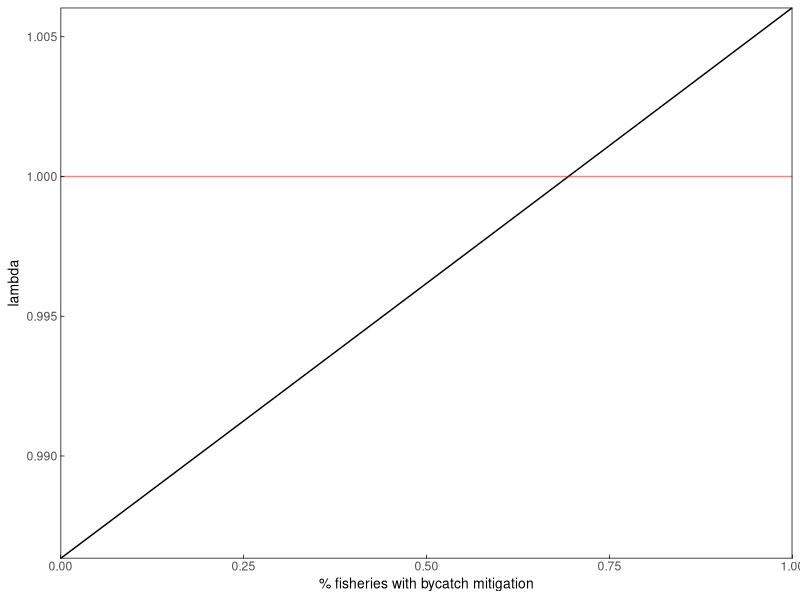
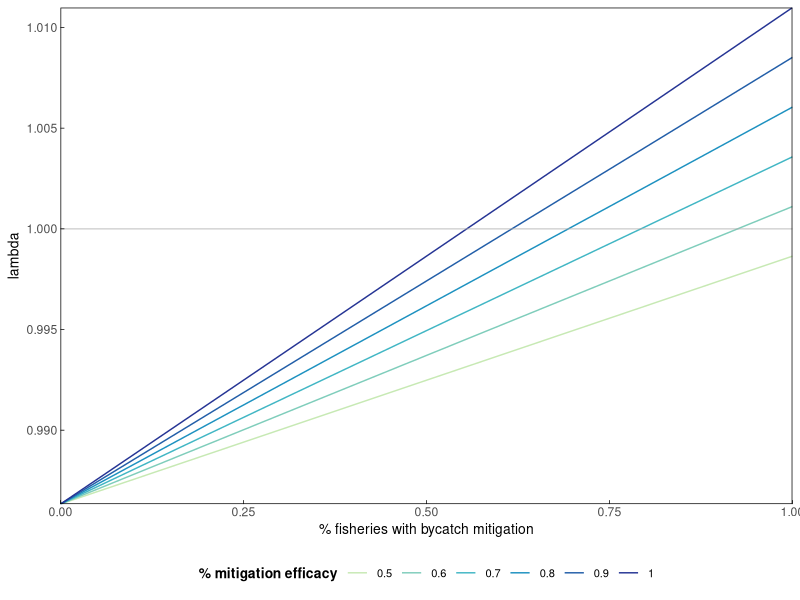
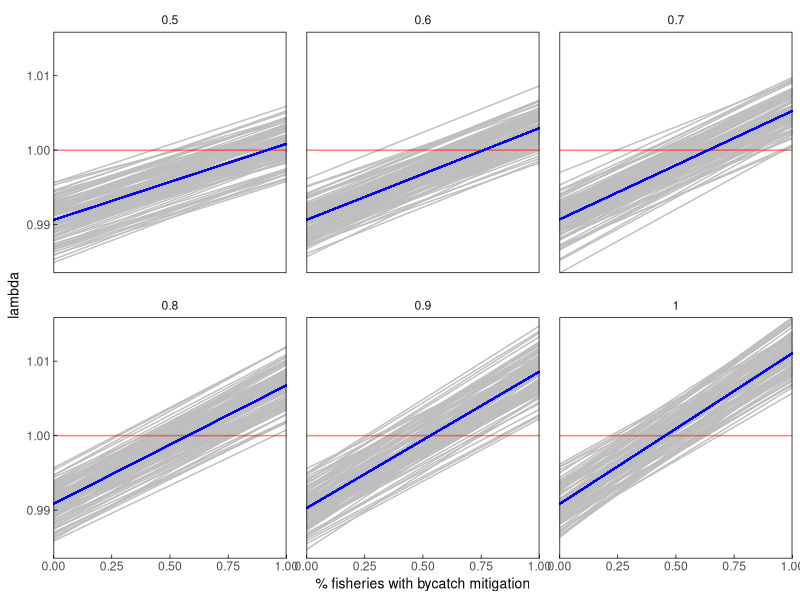
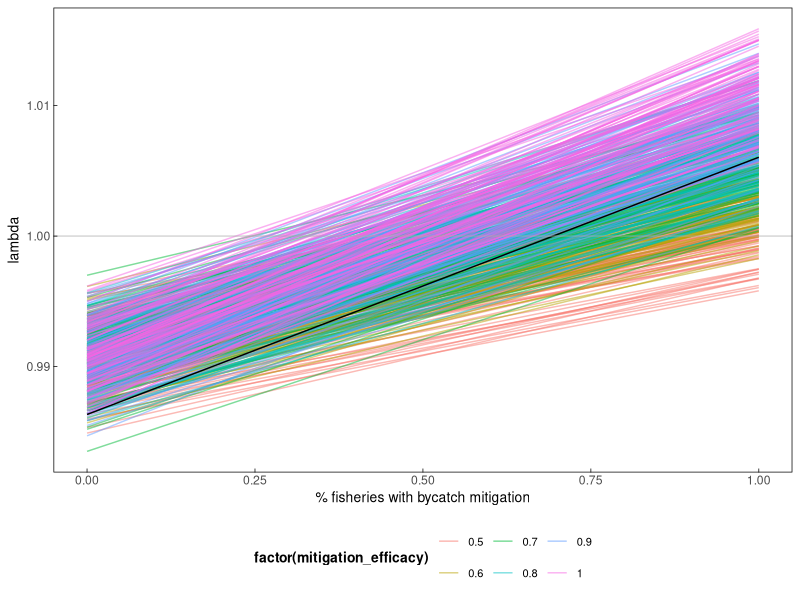

Generate these figures, in order, with R:
## ---- chunk 1
library(here)
library(tidyverse)
library(RColorBrewer)

#set up various plotting themes
themeo <-theme_classic()+
  theme(strip.background = element_blank(),
        panel.grid.major = element_line(colour = "transparent"), 
        panel.grid.minor = element_line(colour = "transparent"),
        axis.line = element_blank(),
        axis.title = element_text(color = "black", size = 10),
          axis.ticks.length=unit(-0.1, "cm"),
        axis.ticks = element_line(color = "black", size = .25),
        axis.ticks.x = element_line(color = "black"),
        axis.ticks.y = element_line(color = "black"),
        panel.border = element_rect(colour = "black", fill=NA, size=.5),
        panel.spacing = unit(1, "lines"),
        legend.position = "bottom",
        legend.title = element_text(colour = "black", size = 10, face = "bold"),
        legend.text = element_text(color = "black", size =8)) #default legend position
## ---- chunk 2
#survival rates - drawn from Weimerskirch 1998
s_c <- 0.64 #chick+ fledgling survival year 0-1
s_j <- 0.85 #juvenile survival year 1-3
s_i <- 0.92 #immature survival year 3-7
s_s <- 0.94 #subadult survival year 7-10
s_a <- 0.94 #adult survival year 10+
#males show senescence but femailes don't, so not including it here, though perhaps I should since it impacts breeding success?

#fecundity building blocks
#breeding success - drawn from Weimerskirch 1998 &Rackete 2021
bs_a <- 0.76 #adult breeding success

#breeding probability (biennial breeders) - adult rate drawn from Rackete 2021, subadult downscaled slightly from that
bp_a <- 0.45 #adult breeding probablity (biennial breeding, most breeding by age 10)

c <- 0.5# # of female chicks per year

#fecundity 
f_a <- bs_a*bp_a*c
  
#add widowing
#assume 25% prob year1 -> 100% prob year 4?
#Sun et al 2022 - takes 4 years to reach next breeding attempt, breeding prob with new mate after widowhood = ~0.25 (fig5)
w <- 0.25
w4 <- 1
## ---- chunk 3
#set up age-based matrix based on vital rates

#Age classes (years)  0-1     1-2    2-3    3-4    4-5    5-6    6-7    7-8   8-9     9-10     10+         nw,        w1,             w2,              w3,             w4 
m <- matrix(data = c(0,     0,    0,      0,     0,     0,     0,     0,      0,      0,       s_a*f_a,    s_a*f_a,    s_a*f_a*w,    s_a*f_a*w,     s_a*f_a*w,     s_a*f_a*w4,      #0-1
                    s_c,    0,    0,      0,     0,     0,     0,     0,      0,      0,       0,          0,          0,             0,              0,              0,              #1-2
                    0,      s_j,  0,      0,     0,     0,     0,     0,      0,      0,       0,          0,          0,             0,              0,              0,              #2-3
                    0,      0,    s_j,    0,     0,     0,     0,     0,      0,      0,       0,          0,          0,             0,              0,              0,              #3-4
                    0,      0,    0,      s_i,   0,     0,     0,     0,      0,      0,       0,          0,          0,             0,              0,              0,              #4-5
                    0,      0,    0,      0,     s_i,   0,     0,     0,      0,      0,       0,          0,          0,             0,              0,              0,              #5-6
                    0,      0,    0,      0,     0,     s_i,   0,     0,      0,      0,       0,          0,          0,             0,              0,              0,              #6-7
                    0,      0,    0,      0,     0,     0,     s_i,   0,      0,      0,       0,          0,          0,             0,              0,              0,              #7-8
                    0,      0,    0,      0,     0,     0,     0,     s_s,    0,      0,       0,          0,          0,             0,              0,              0,              #8-9
                    0,      0,    0,      0,     0,     0,     0,     0,      s_s,    0,       0,          0,          0,             0,              0,              0,              #9-10
                    0,      0,    0,      0,     0,     0,     0,     0,      0,      s_s,     0,          0,          0,             0,              0,              0,              #10
                    0,      0,    0,      0,     0,     0,     0,     0,      0,      0,       s_a*s_a,    s_a*s_a,    s_a*s_a*w,     s_a*s_a*w,      s_a*s_a*w,      s_a*s_a*w4,     #nw
                    0,      0,    0,      0,     0,     0,     0,     0,      0,      0,       s_a*(1-s_a),s_a*(1-s_a),s_a*(1-s_a)*w, s_a*(1-s_a)*w,  s_a*(1-s_a)*w,  s_a*(1-s_a)*w4, #w1
                    0,      0,    0,      0,     0,     0,     0,     0,      0,      0,       0,          0,          s_a*(1-w),     0,              0,              0,              #w2 
                    0,      0,    0,      0,     0,     0,     0,     0,      0,      0,       0,          0,          0,             s_a*(1-w),      0,              0,              #w3 
                    0,      0,    0,      0,     0,     0,     0,     0,      0,      0,       0,          0,          0,             0,              s_a*(1-w),      0),             #w4 
                   nrow = 16, byrow = TRUE) 
m
## ---- chunk 4
#deterministic growth rate (lambda)
#extract eigenvalues and lambda from the matrix 
m_eig <- eigen(m)
lambda <- as.numeric(m_eig$values[1])
lambda # this matches the ideal population growth rate in the table

#Stable state distribution
#extract and scale the right eigenvector 
SSD <- round(as.numeric(m_eig$vectors[,1]/sum(m_eig$vectors[,1])),3)
SSD

#extract reproductive values
RV <- as.numeric(eigen(t(m))$vectors[,1]/eigen(t(m))$vectors[1,1])
RV
## ---- chunk 5
#bycatch mortality rates
# ~25 - 35% of mortality has been attributed to bycatch (Cleeland et al 2021), 
# so I calculated the baseline mortality and divided by 4 (testing 33% now - /3)
m_j <- (1-s_j)/3 
m_i <- (1-s_i)/3
m_s <- (1-s_s)/3
m_a <- (1-s_a)/3

mitigation_eff <- 0.8
## ---- chunk 6
bycatch_reductions <- data.frame(reduction = seq(0, 1, by =0.01),
                        lambda = NA)

for(i in 1:nrow(bycatch_reductions)){
  
  n_s_j <- 1-((m_j*(1-(mitigation_eff*bycatch_reductions$reduction[i])))+(m_j*2))
  n_s_i <- 1-((m_i*(1-(mitigation_eff*bycatch_reductions$reduction[i])))+(m_i*2))
  n_s_s <- 1-((m_s*(1-(mitigation_eff*bycatch_reductions$reduction[i])))+(m_s*2))
  n_s_a <- 1-((m_a*(1-(mitigation_eff*bycatch_reductions$reduction[i])))+(m_s*2))
  
  #Age classes (years)  0-1   1-2    2-3     3-4    4-5    5-6    6-7    7-8     8-9     9-10     10+              nw,              w1,                w2,                 w3,                 w4 
  n_m <- matrix(data = c(0,   0,     0,      0,     0,     0,     0,     0,      0,      0,       n_s_a*f_a,       n_s_a*f_a,       n_s_a*f_a*w,      n_s_a*f_a*w,       n_s_a*f_a*w,       n_s_a*f_a*1,        #0-1
                       s_c,   0,     0,      0,     0,     0,     0,     0,      0,      0,       0,               0,               0,                 0,                  0,                  0,                  #1-2
                       0,     n_s_j, 0,      0,     0,     0,     0,     0,      0,      0,       0,               0,               0,                 0,                  0,                  0,                  #2-3
                       0,     0,     n_s_j,  0,     0,     0,     0,     0,      0,      0,       0,               0,               0,                 0,                  0,                  0,                  #3-4
                       0,     0,     0,      n_s_i, 0,     0,     0,     0,      0,      0,       0,               0,               0,                 0,                  0,                  0,                  #4-5
                       0,     0,     0,      0,     n_s_i, 0,     0,     0,      0,      0,       0,               0,               0,                 0,                  0,                  0,                  #5-6
                       0,     0,     0,      0,     0,     n_s_i, 0,     0,      0,      0,       0,               0,               0,                 0,                  0,                  0,                  #6-7
                       0,     0,     0,      0,     0,     0,     n_s_i, 0,      0,      0,       0,               0,               0,                 0,                  0,                  0,                  #7-8
                       0,     0,     0,      0,     0,     0,     0,     n_s_s,  0,      0,       0,               0,               0,                 0,                  0,                  0,                  #8-9
                       0,     0,     0,      0,     0,     0,     0,     0,      n_s_s,  0,       0,               0,               0,                 0,                  0,                  0,                  #9-10
                       0,     0,     0,      0,     0,     0,     0,     0,      0,      n_s_s,   0,               0,               0,                 0,                  0,                  0,                  #10
                       0,     0,     0,      0,     0,     0,     0,     0,      0,      0,       n_s_a*n_s_a,     n_s_a*n_s_a,     n_s_a*n_s_a*w,     n_s_a*n_s_a*w,      n_s_a*n_s_a*w,      n_s_a*n_s_a*w4,     #nw
                       0,     0,     0,      0,     0,     0,     0,     0,      0,      0,       n_s_a*(1-n_s_a), n_s_a*(1-n_s_a), n_s_a*(1-n_s_a)*w, n_s_a*(1-n_s_a)*w,  n_s_a*(1-n_s_a)*w,  n_s_a*(1-n_s_a)*w4, #w1
                       0,     0,     0,      0,     0,     0,     0,     0,      0,      0,       0,               0,               n_s_a*(1-w),       0,                  0,                  0,                  #w2 
                       0,     0,     0,      0,     0,     0,     0,     0,      0,      0,       0,               0,               0,                 n_s_a*(1-w),        0,                  0,                  #w3 
                       0,     0,     0,      0,     0,     0,     0,     0,      0,      0,       0,               0,               0,                 0,                  n_s_a*(1-w),        0),                 #w4 
                      nrow = 16, byrow = TRUE) 
  
  #extract eigenvalues and lambda from the matrix 
  n_m_eig <- eigen(n_m)
  lambda_n <- as.numeric(n_m_eig$values[1])
  bycatch_reductions$lambda[i] <- lambda_n # this matches the ideal population growth rate in the table

}
## ---- chunk 7
ggplot(bycatch_reductions)+
  geom_line(aes(x=reduction, y=as.numeric(lambda)))+
   geom_hline(aes(yintercept = 1), color = "red", alpha =0.5)+ 
  # geom_vline(aes(xintercept = 0.66), color = "red", alpha =0.5)+
  #  geom_vline(aes(xintercept = 0.33), color = "red", alpha =0.5)+
 labs(x="% fisheries with bycatch mitigation", y="lambda")+
  themeo+
  coord_cartesian(expand=FALSE)
## ---- chunk 8
bycatch_reductions2 <- seq(0, 1, by =0.01)
# mitigation_eff_range <- seq(0.45,0.95, by  = 0.01)
mitigation_eff_range <- seq(0.5,1, by  = 0.1)
output <- matrix(nrow = length(bycatch_reductions2), ncol = length(mitigation_eff_range)) %>% as.data.frame() 

for(k in 1:length(mitigation_eff_range)){
  mit_eff <- mitigation_eff_range[k]
  
  for(i in 1:length(bycatch_reductions2)){
  
  n_s_j <- 1-((m_j*(1-(mit_eff*bycatch_reductions2[i])))+(m_j*2))
  n_s_i <- 1-((m_i*(1-(mit_eff*bycatch_reductions2[i])))+(m_i*2))
  n_s_s <- 1-((m_s*(1-(mit_eff*bycatch_reductions2[i])))+(m_s*2))
  n_s_a <- 1-((m_a*(1-(mit_eff*bycatch_reductions2[i])))+(m_s*2))
  
  #Age classes (years)  0-1   1-2    2-3     3-4    4-5    5-6    6-7    7-8     8-9     9-10     10+              nw,              w1,                w2,                 w3,                 w4 
  n_m <- matrix(data = c(0,   0,     0,      0,     0,     0,     0,     0,      0,      0,       n_s_a*f_a,       n_s_a*f_a,       n_s_a*f_a*w,      n_s_a*f_a*w,       n_s_a*f_a*w,       n_s_a*f_a*w4,        #0-1
                       s_c,   0,     0,      0,     0,     0,     0,     0,      0,      0,       0,               0,               0,                 0,                  0,                  0,                  #1-2
                       0,     n_s_j, 0,      0,     0,     0,     0,     0,      0,      0,       0,               0,               0,                 0,                  0,                  0,                  #2-3
                       0,     0,     n_s_j,  0,     0,     0,     0,     0,      0,      0,       0,               0,               0,                 0,                  0,                  0,                  #3-4
                       0,     0,     0,      n_s_i, 0,     0,     0,     0,      0,      0,       0,               0,               0,                 0,                  0,                  0,                  #4-5
                       0,     0,     0,      0,     n_s_i, 0,     0,     0,      0,      0,       0,               0,               0,                 0,                  0,                  0,                  #5-6
                       0,     0,     0,      0,     0,     n_s_i, 0,     0,      0,      0,       0,               0,               0,                 0,                  0,                  0,                  #6-7
                       0,     0,     0,      0,     0,     0,     n_s_i, 0,      0,      0,       0,               0,               0,                 0,                  0,                  0,                  #7-8
                       0,     0,     0,      0,     0,     0,     0,     n_s_s,  0,      0,       0,               0,               0,                 0,                  0,                  0,                  #8-9
                       0,     0,     0,      0,     0,     0,     0,     0,      n_s_s,  0,       0,               0,               0,                 0,                  0,                  0,                  #9-10
                       0,     0,     0,      0,     0,     0,     0,     0,      0,      n_s_s,   0,               0,               0,                 0,                  0,                  0,                  #10
                       0,     0,     0,      0,     0,     0,     0,     0,      0,      0,       n_s_a*n_s_a,     n_s_a*n_s_a,     n_s_a*n_s_a*w,     n_s_a*n_s_a*w,      n_s_a*n_s_a*w,      n_s_a*n_s_a*w4,     #nw
                       0,     0,     0,      0,     0,     0,     0,     0,      0,      0,       n_s_a*(1-n_s_a), n_s_a*(1-n_s_a), n_s_a*(1-n_s_a)*w, n_s_a*(1-n_s_a)*w,  n_s_a*(1-n_s_a)*w,  n_s_a*(1-n_s_a)*w4, #w1
                       0,     0,     0,      0,     0,     0,     0,     0,      0,      0,       0,               0,               n_s_a*(1-w),       0,                  0,                  0,                  #w2 
                       0,     0,     0,      0,     0,     0,     0,     0,      0,      0,       0,               0,               0,                 n_s_a*(1-w),        0,                  0,                  #w3 
                       0,     0,     0,      0,     0,     0,     0,     0,      0,      0,       0,               0,               0,                 0,                  n_s_a*(1-w),        0),                 #w4 
                      nrow = 16, byrow = TRUE) 
  
  #extract eigenvalues and lambda from the matrix 
  n_m_eig <- eigen(n_m)
  lambda_n <- as.numeric(n_m_eig$values[1])
  output[i,k] <- lambda_n # this matches the ideal population growth rate in the table

}
}

## ---- chunk 9

# oldnames = c("V1","V2","V3","V4" ,"V5" , "V6" , "V7"  ,"V8" , "V9" , "V10", "V11" ,"V12", "V13" ,"V14" ,"V15" ,"V16" ,"V17" ,"V18" ,"V19" ,"V20" ,"V21" ,"V22" ,"V23", "V24" ,"V25", "V26" ,"V27" ,"V28" ,"V29", "V30" ,"V31" ,"V32", "V33", "V34", "V35" ,"V36", "V37", "V38", "V39" ,"V40" ,"V41" ,"V42" ,"V43", "V44" ,"V45" ,"V46" ,"V47" ,"V48", "V49", "V50" ,"V51")
# newnames = c("0.45", "0.46", "0.47", "0.48", "0.49", "0.50", "0.51" ,"0.52" ,"0.53" ,"0.54" ,"0.55", "0.56" ,"0.57" ,"0.58" ,"0.59" ,"0.60" ,"0.61", "0.62", "0.63" ,"0.64" ,"0.65" ,"0.66" ,"0.67" ,"0.68" ,"0.69" ,"0.70", "0.71" ,"0.72", "0.73", "0.74", "0.75" ,"0.76" ,"0.77" ,"0.78" ,"0.79", "0.80" ,"0.81" ,"0.82" ,"0.83" ,"0.84", "0.85", "0.86", "0.87", "0.88" ,"0.89", "0.90", "0.91" ,"0.92", "0.93", "0.94" ,"0.95")

oldnames = c("V1","V2","V3","V4" ,"V5", "V6")
newnames = c("0.5", "0.6", "0.7", "0.8", "0.9", "1")

output<- output %>% 
  rename_with(~ newnames[which(oldnames == .x)], .cols = oldnames)

output$bycatch_reductions <- bycatch_reductions2

output_l <- output %>% 
  pivot_longer(cols = !bycatch_reductions,names_to = "mit_eff", values_to = "lambda")

output_l$mit_eff <- as.numeric(output_l$mit_eff)
## ---- chunk 10
ggplot(output_l)+
  geom_line(aes(x=bycatch_reductions, y=lambda, group = factor(mit_eff), color = factor(mit_eff)))+
   geom_hline(aes(yintercept = 1), color = "darkgrey", alpha =0.5)+ 
  # geom_vline(aes(xintercept = 0.66), color = "red", alpha =0.5)+
  #  geom_vline(aes(xintercept = 0.33), color = "red", alpha =0.5)+
  labs(x="% fisheries with bycatch mitigation", y="lambda", color = "% mitigation efficacy")+
  themeo+
  guides(colour = guide_legend(nrow = 1))+
  coord_cartesian(expand=FALSE)+
  scale_color_manual(values=c("#c7e9b4", "#7fcdbb", "#41b6c4", "#1d91c0", "#225ea8", "#253494"))
## ---- chunk 11
#set mean, CI for each vital rate, use these to pull VR rates within beta distribution
#s_c2
s_c2mean <-0.64
s_c2upper_CI <- 0.65
s_c2lower_CI <- 0.63
  
s_c2SE <- (s_c2upper_CI - s_c2lower_CI) / 3.92

s_c2var <- s_c2SE^2

s_c2alpha = s_c2mean * ((1 - s_c2mean) / s_c2var - 1 / s_c2mean)
s_c2beta = (1 - s_c2mean) * ((1 -s_c2mean) /s_c2var - 1 / (1 - s_c2mean))

#s_j2
s_j2mean <-0.825
s_j2upper_CI <- 0.85
s_j2lower_CI <- 0.8
  
s_j2SE <- (s_j2upper_CI - s_j2lower_CI) / 3.92

s_j2var <- s_j2SE^2

s_j2alpha = s_j2mean * ((1 - s_j2mean) / s_j2var - 1 / s_j2mean)
s_j2beta = (1 - s_j2mean) * ((1 -s_j2mean) /s_j2var - 1 / (1 - s_j2mean))

# s_i2
 s_i2mean <-0.925
 s_i2upper_CI <- 0.94
 s_i2lower_CI <- 0.91
  
 s_i2SE <- ( s_i2upper_CI -  s_i2lower_CI) / 3.92

 s_i2var <-  s_i2SE^2

 s_i2alpha =  s_i2mean * ((1 -  s_i2mean) /  s_i2var - 1 /  s_i2mean)
 s_i2beta = (1 -  s_i2mean) * ((1 - s_i2mean) / s_i2var - 1 / (1 -  s_i2mean))
 
# s_s2
 s_s2mean <-0.944
 s_s2upper_CI <- 0.95
 s_s2lower_CI <- 0.94
  
 s_s2SE <- ( s_s2upper_CI -  s_s2lower_CI) / 3.92

 s_s2var <-  s_s2SE^2

 s_s2alpha =  s_s2mean * ((1 -  s_s2mean) /  s_s2var - 1 /  s_s2mean)
 s_s2beta = (1 -  s_s2mean) * ((1 - s_s2mean) / s_s2var - 1 / (1 -  s_s2mean))
 
 # s_a2
 s_a2mean <-0.945
 s_a2upper_CI <- 0.95
 s_a2lower_CI <- 0.94
  
 s_a2SE <- ( s_a2upper_CI -  s_a2lower_CI) / 3.92

 s_a2var <-  s_a2SE^2

 s_a2alpha =  s_a2mean * ((1 -  s_a2mean) /  s_a2var - 1 /  s_a2mean)
 s_a2beta = (1 -  s_a2mean) * ((1 - s_a2mean) / s_a2var - 1 / (1 -  s_a2mean))

 
  # bs_a2
 bs_a2mean <-0.74
 bs_a2upper_CI <- 0.8
 bs_a2lower_CI <- 0.68
  
 bs_a2SE <- ( bs_a2upper_CI -  bs_a2lower_CI) / 3.92

 bs_a2var <-  bs_a2SE^2

 bs_a2alpha =  bs_a2mean * ((1 -  bs_a2mean) /  bs_a2var - 1 /  bs_a2mean)
 bs_a2beta = (1 -  bs_a2mean) * ((1 - bs_a2mean) / bs_a2var - 1 / (1 -  bs_a2mean))
 
 
   # bp_a2
 bp_a2mean <-0.55
 bp_a2upper_CI <- 0.7
 bp_a2lower_CI <- 0.4
  
 bp_a2SE <- ( bp_a2upper_CI -  bp_a2lower_CI) / 3.92

 bp_a2var <-  bp_a2SE^2

 bp_a2alpha =  bp_a2mean * ((1 -  bp_a2mean) /  bp_a2var - 1 /  bp_a2mean)
 bp_a2beta = (1 -  bp_a2mean) * ((1 - bp_a2mean) / bp_a2var - 1 / (1 -  bp_a2mean))

## ---- chunk 12
#full_output = matrix(nrow = length(bycatch_reductions2)*length(mitigation_eff_range), ncol = length(sims)) %>% as.data.frame() 
full_output <- vector("list", 6)
bycatch_reductions2 <- seq(0, 1, by =0.01)
mitigation_eff_range <- seq(0.5,1, by  = 0.1)
sims = 1:100

for(k in 1:length(mitigation_eff_range)){
  mit_eff <- mitigation_eff_range[k]
  
  output2 <- matrix(nrow = length(bycatch_reductions2), ncol = length(sims)) %>% as.data.frame() 
  
for(j in 1:length(sims)){
    
    s_c2 <- random_values <- rbeta(n = 1, shape1 = s_c2alpha, shape2 = s_c2beta) #chick+ fledgling survival year 0-1 - 0.64 
    s_j2 <- random_values <- rbeta(n = 1, shape1 = s_j2alpha, shape2 = s_j2beta)#juvenile survival year 1-3 -  0.8 
    s_i2 <- random_values <- rbeta(n = 1, shape1 = s_i2alpha, shape2 = s_i2beta) #immature survival year 3-7 -  0.92
    s_s2 <- random_values <- rbeta(n = 1, shape1 = s_s2alpha, shape2 = s_s2beta) #subadult survival year 7-10 - 0.94
    s_a2 <- random_values <- rbeta(n = 1, shape1 = s_a2alpha, shape2 = s_a2beta) #adult survival year 10+ - 0.94

    bs_a2 <- random_values <- rbeta(n = 1, shape1 = bs_a2alpha, shape2 = bs_a2beta) #adult breeding success - 0.8 
    bp_a2 <- random_values <- rbeta(n = 1, shape1 = bp_a2alpha, shape2 = bp_a2beta)  #adult breeding probablity (biennial breeding, most breeding by age 10) - 0.45
    c2 <- 0.5# # of female chicks per year
    f_a2 <- bs_a*bp_a*c #fecundity
  
    w2 <- sample(seq(0.4,0.5, by =0.01), size=1, replace = TRUE)
    w42 <- 1
    
    which1 <- as.numeric(sample(c(3,4), size=1, replace = TRUE))  #select whether to partition mortality into 3 sections (33% = bycatch) or 4 (25%=bycatch)
    m_j2 <- (1-s_j2)/which1 # divide total moratlity by 3 or 4 to get bycatch mortality
    o_m_j2 <- m_j2*(which1-1) #multiply bycatch by 1-(3 or 4) to get non-bycatch mortality

    which2 <- as.numeric(sample(c(3,4), size=1, replace = TRUE))
    m_i2 <- (1-s_i2)/which2
    o_m_i2 <- m_i2*(which2-1)

    which3 <- as.numeric(sample(c(3,4), size=1, replace = TRUE))
    m_s2 <- (1-s_s2)/which3
    o_m_s2 <- m_s2*(which3-1)

    which4 <- as.numeric(sample(c(3,4), size=1, replace = TRUE))
    m_a2 <- (1-s_a2)/which4
    o_m_a2 <- m_a2*(which4-1)
    
    
for(i in 1:length(bycatch_reductions2)){
  
  #calculate new survival rates = 1-(bycatch mortality*(1-efficacy of intervention action * proportion of fishery implementing intervention actions))+mortality remainder)
  n_s_j2 <- 1-((m_j2*(1-(mit_eff*bycatch_reductions2[i])))+(o_m_j2))
  n_s_i2 <- 1-((m_i2*(1-(mit_eff*bycatch_reductions2[i])))+(o_m_i2))
  n_s_s2 <- 1-((m_s2*(1-(mit_eff*bycatch_reductions2[i])))+(o_m_s2))
  n_s_a2 <- 1-((m_a2*(1-(mit_eff*bycatch_reductions2[i])))+(o_m_a2))
  
  #Age classes (years)  0-1   1-2     2-3      3-4     4-5     5-6     6-7     7-8     8-9     9-10     10+                nw,                w1,                   w2,                    w3,                    w4 
  n_m2 <- matrix(data  =c(0,  0,      0,       0,      0,      0,      0,      0,      0,      0,       n_s_a2*f_a2,       n_s_a2*f_a2,       n_s_a2*f_a2*w2,       n_s_a2*f_a2*w2,        n_s_a2*f_a2*w2,        n_s_a2*f_a2*w42,      #0-1
                       s_c2,  0,      0,       0,      0,      0,      0,      0,      0,      0,       0,                 0,                 0,                    0,                     0,                     0,                     #1-2
                       0,     n_s_j2, 0,       0,      0,      0,      0,      0,      0,      0,       0,                 0,                 0,                    0,                     0,                     0,                     #2-3
                       0,     0,      n_s_j2,  0,      0,      0,      0,      0,      0,      0,       0,                 0,                 0,                    0,                     0,                     0,                     #3-4
                       0,     0,      0,       n_s_i2, 0,      0,      0,      0,      0,      0,       0,                 0,                 0,                    0,                     0,                     0,                     #4-5
                       0,     0,      0,       0,      n_s_i2, 0,      0,      0,      0,      0,       0,                 0,                 0,                    0,                     0,                     0,                     #5-6
                       0,     0,      0,       0,      0,      n_s_i2, 0,      0,      0,      0,       0,                 0,                 0,                    0,                     0,                     0,                     #6-7
                       0,     0,      0,       0,      0,      0,      n_s_i2, 0,      0,      0,       0,                 0,                 0,                    0,                     0,                     0,                     #7-8
                       0,     0,      0,       0,      0,      0,      0,      n_s_s2, 0,      0,       0,                 0,                 0,                    0,                     0,                     0,                     #8-9
                       0,     0,      0,       0,      0,      0,      0,      0,      n_s_s2, 0,       0,                 0,                 0,                    0,                     0,                     0,                     #9-10
                       0,     0,      0,       0,      0,      0,      0,      0,      0,      n_s_s2,  0,                 0,                 0,                    0,                     0,                     0,                     #10
                       0,     0,      0,       0,      0,      0,      0,      0,      0,      0,       n_s_a2*n_s_a2,     n_s_a2*n_s_a2,     n_s_a2*n_s_a2*w2,     n_s_a2*n_s_a2*w2,      n_s_a2*n_s_a2*w2,      n_s_a2*n_s_a2*w42,     #nw
                       0,     0,      0,       0,      0,      0,      0,      0,      0,      0,       n_s_a2*(1-n_s_a2), n_s_a2*(1-n_s_a2), n_s_a2*(1-n_s_a2)*w2, n_s_a2*(1-n_s_a2)*w2,  n_s_a2*(1-n_s_a2)*w2,  n_s_a2*(1-n_s_a2)*w42, #w1
                       0,     0,      0,       0,      0,      0,      0,      0,      0,      0,       0,                 0,                 n_s_a2*(1-w2),        0,                     0,                     0,                     #w2 
                       0,     0,      0,       0,      0,      0,      0,      0,      0,      0,       0,                 0,                 0,                    n_s_a2*(1-w2),         0,                     0,                     #w3 
                       0,     0,      0,       0,      0,      0,      0,      0,      0,      0,       0,                 0,                 0,                    0,                     n_s_a2*(1-w2),         0),                    #w4 
                      nrow = 16, byrow = TRUE) 
  
  #extract eigenvalues and lambda from the matrix 
  n_m_eig2 <- eigen(n_m2)
  lambda_n2 <- as.numeric(n_m_eig2$values[1])
  output2[i,j] <- lambda_n2 # this matches the ideal population growth rate in the table
  output2 <- as.data.frame(output2)
  output2$mitigation_efficacy <- mit_eff
  output2$bycatch_reduction <- bycatch_reductions2
    
 full_output[[k]] <- output2

}
}
}

full_output[[1]]

# sim_results <- full_output[[1]]
# sim_results$quantile5 <-  apply(sim_results[1:100], 1, quantile, (probs =c(0.05)))
# sim_results$quantile95 <-  apply(sim_results[1:100], 1, quantile, (probs =c(0.95)))
## ---- chunk 13
mitigation_eff_range #0.5 0.6 0.7 0.8 0.9 1.0

mit05_l <- full_output[[1]] %>% 
  pivot_longer(cols = starts_with("V"), names_to = "simrun", values_to = "lambda")
mit06_l <- full_output[[2]] %>% 
  pivot_longer(cols = starts_with("V"), names_to = "simrun", values_to = "lambda")
mit07_l <- full_output[[3]] %>% 
  pivot_longer(cols = starts_with("V"), names_to = "simrun", values_to = "lambda")
mit08_l <- full_output[[4]] %>% 
  pivot_longer(cols = starts_with("V"), names_to = "simrun", values_to = "lambda")
mit09_l <- full_output[[5]] %>% 
  pivot_longer(cols = starts_with("V"), names_to = "simrun", values_to = "lambda")
mit1_l <- full_output[[6]] %>% 
  pivot_longer(cols = starts_with("V"), names_to = "simrun", values_to = "lambda")

fulldat <- rbind(mit05_l,mit06_l,mit07_l,mit08_l,mit09_l,mit1_l)
fulldat$mitsim <- paste(fulldat$mitigation_efficacy, fulldat$simrun)

mit05 <- full_output[[1]] 
mit06 <- full_output[[2]] 
mit07 <- full_output[[3]] 
mit08 <- full_output[[4]] 
mit09 <- full_output[[5]] 
mit1 <- full_output[[6]] 

full_dat_w <- rbind(mit05,mit06,mit07,mit08,mit09,mit1)
full_dat_w$quantile5 <-  apply(full_dat_w[1:100], 1, quantile, (probs =c(0.05)))
full_dat_w$quantile95 <-  apply(full_dat_w[1:100], 1, quantile, (probs =c(0.95)))
full_dat_w$mitsim <- paste(full_dat_w$mitigation_efficacy, full_dat_w$simrun)

## ---- chunk 14

output_l$mitigation_efficacy <- output_l$mit_eff
fulldat <- fulldat %>% group_by(mitigation_efficacy, bycatch_reduction) %>% mutate(mean_lambda = mean(lambda)) %>% ungroup()

ggplot(fulldat)+
  geom_line(aes(x=bycatch_reduction, y=lambda, group = simrun), color = "grey")+
  #geom_line(data = output_l, aes(x=bycatch_reductions, y=lambda))+
   geom_hline(aes(yintercept = 1), color = "red", alpha =0.5)+ 
      geom_line(aes(x=bycatch_reduction, y=mean_lambda, group = simrun), color = "blue")+
  # geom_vline(aes(xintercept = 0.66), color = "red", alpha =0.5)+
  #  geom_vline(aes(xintercept = 0.33), color = "red", alpha =0.5)+
  labs(x="% fisheries with bycatch mitigation", y="lambda")+
  facet_wrap(~mitigation_efficacy)+
  themeo+
  coord_cartesian(expand=FALSE)


## ---- chunk 15
fig2_widowing <- ggplot(full_dat_w)+
  geom_line(aes(x=bycatch_reduction, y=quantile5), color = "grey")+
   geom_line(aes(x=bycatch_reduction, y=quantile95), color = "grey")+
     geom_ribbon(aes(x=bycatch_reduction, ymin=quantile5, ymax=quantile95), color = "lightgrey", alpha =0.25)+
  geom_line(data = fulldat, aes(x=bycatch_reduction, y=mean_lambda, group = simrun), color = "blue")+
  #  geom_line(data = output_l, aes(x=bycatch_reductions, y=lambda))+
   geom_hline(aes(yintercept = 1), color = "red", alpha =0.5)+ 
  # geom_vline(aes(xintercept = 0.66), color = "red", alpha =0.5)+
  #  geom_vline(aes(xintercept = 0.33), color = "red", alpha =0.5)+
  labs(x="% fisheries with bycatch mitigation", y="lambda")+
  facet_wrap(~mitigation_efficacy)+
  themeo+
  coord_cartesian(expand=FALSE)

 # ggsave(fig2_widowing, path ="/Users/sarahbecker/Dropbox/CU_ENVS/Classes/Spring2022/ENVS_5100_QuantConsBiol/project/w_albatross_demo_wd", 
 #              file="fig2_widowing.png")
## ---- chunk 16
fig2_widowingb <- ggplot(full_dat_w)+
  geom_line(aes(x=bycatch_reduction, y=quantile5), color = "grey")+
   geom_line(aes(x=bycatch_reduction, y=quantile95), color = "grey")+
     geom_ribbon(aes(x=bycatch_reduction, ymin=quantile5, ymax=quantile95,color = factor(mitigation_efficacy),fill  = factor(mitigation_efficacy)), alpha =0.25)+
    #geom_line(data = output_l, aes(x=bycatch_reductions, y=lambda))+
    geom_line(data = fulldat, aes(x=bycatch_reduction, y=mean_lambda, group = simrun), color = "blue")+
   geom_hline(aes(yintercept = 1), color = "#525252", alpha =0.5)+ 
  # geom_vline(aes(xintercept = 0.66), color = "red", alpha =0.5)+
  #  geom_vline(aes(xintercept = 0.33), color = "red", alpha =0.5)+
  labs(x="% fisheries with bycatch mitigation", y="lambda", fill = "mitigation efficacy", color = "mitigation efficacy")+
   geom_vline(aes(xintercept = 0.66), color = "#a50f15", alpha =0.5)+
    # geom_vline(aes(xintercept = 0.6), color = "#a50f15", alpha =0.25)+
    # geom_vline(aes(xintercept = 0.72), color = "#a50f15", alpha =0.25)+
  facet_wrap(~mitigation_efficacy, nrow =1)+
  themeo+
  guides(colour = guide_legend(nrow = 1))+
  coord_cartesian(expand=FALSE)+
  scale_x_continuous(breaks = c(0, 0.25, 0.5, 0.75, 1), labels=(c("0", "0.25", "0.5", "0.75", "1")))+
  scale_color_manual(values=c("#c7e9b4", "#7fcdbb", "#41b6c4", "#1d91c0", "#225ea8", "#253494"))+
  scale_fill_manual(values=c("#c7e9b4", "#7fcdbb", "#41b6c4", "#1d91c0", "#225ea8", "#253494"))

 # ggsave(fig2_widowingb, path ="/Users/sarahbecker/Dropbox/CU_ENVS/Classes/Spring2022/ENVS_5100_QuantConsBiol/project/w_albatross_demo_wd", 
 #              file="fig2_widowingb.png", width = 14, height = 3.5, units = "in")
## ---- chunk 17
 fig2_widowingc <- ggplot(full_dat_w)+
  geom_line(aes(x=bycatch_reduction, y=quantile5), color = "grey")+
   geom_line(aes(x=bycatch_reduction, y=quantile95), color = "grey")+
     geom_ribbon(aes(x=bycatch_reduction, ymin=quantile5, ymax=quantile95,color = factor(mitigation_efficacy),fill  = factor(mitigation_efficacy)), alpha =0.25)+
   # geom_line(data = output_l, aes(x=bycatch_reductions, y=lambda))+
    geom_line(data = fulldat, aes(x=bycatch_reduction, y=mean_lambda, group = simrun), color = "blue")+
   geom_hline(aes(yintercept = 1), color = "#525252", alpha =0.5)+ 
  # geom_vline(aes(xintercept = 0.66), color = "red", alpha =0.5)+
  #  geom_vline(aes(xintercept = 0.33), color = "red", alpha =0.5)+
  labs(x="% fisheries with bycatch mitigation", y="lambda")+
  facet_wrap(~mitigation_efficacy, nrow = 1)+
  themeo+
  guides(colour = guide_legend(nrow = 1))+
  coord_cartesian(expand=FALSE)+
  scale_color_manual(values=c("#c7e9b4", "#7fcdbb", "#41b6c4", "#1d91c0", "#225ea8", "#253494"))+
  scale_fill_manual(values=c("#c7e9b4", "#7fcdbb", "#41b6c4", "#1d91c0", "#225ea8", "#253494"))

 # ggsave(fig2_widowingc, path ="/Users/sarahbecker/Dropbox/CU_ENVS/Classes/Spring2022/ENVS_5100_QuantConsBiol/project/w_albatross_demo_wd", 
 #              file="fig2_widowingc.png",width = 14, height = 3.5, units = "in")

## ---- chunk 18
  fig2_widowingd <- ggplot(full_dat_w)+
  geom_line(aes(x=bycatch_reduction, y=quantile5), color = "grey")+
   geom_line(aes(x=bycatch_reduction, y=quantile95), color = "grey")+
     geom_ribbon(aes(x=bycatch_reduction, ymin=quantile5, ymax=quantile95,color = factor(mitigation_efficacy),fill  = factor(mitigation_efficacy)), alpha =0.25)+
   # geom_line(data = output_l, aes(x=bycatch_reductions, y=lambda))+
    geom_line(data = fulldat, aes(x=bycatch_reduction, y=mean_lambda, group = simrun), color = "blue")+
   geom_hline(aes(yintercept = 1), color = "#525252", alpha =0.5)+ 
  # geom_vline(aes(xintercept = 0.66), color = "red", alpha =0.5)+
  #  geom_vline(aes(xintercept = 0.33), color = "red", alpha =0.5)+
  labs(x="% fisheries with bycatch mitigation", y="lambda")+
    geom_vline(aes(xintercept = 0.33), color = "#a50f15", alpha =0.5)+
  facet_wrap(~mitigation_efficacy, nrow = 1)+
  themeo+
  guides(colour = guide_legend(nrow = 1))+
  coord_cartesian(expand=FALSE)+
  scale_color_manual(values=c("#c7e9b4", "#7fcdbb", "#41b6c4", "#1d91c0", "#225ea8", "#253494"))+
  scale_fill_manual(values=c("#c7e9b4", "#7fcdbb", "#41b6c4", "#1d91c0", "#225ea8", "#253494"))

 # ggsave(fig2_widowingd, path ="/Users/sarahbecker/Dropbox/CU_ENVS/Classes/Spring2022/ENVS_5100_QuantConsBiol/project/w_albatross_demo_wd", 
 #              file="fig2_widowingd.png",width = 14, height = 3.5, units = "in")
## ---- chunk 19
fig1_widowing <- ggplot(full_dat_w)+
  #geom_line(aes(x=bycatch_reduction, y=lambda, group = mitsim), color = "grey", alpha =0.25)+
  #  geom_line(aes(x=bycatch_reduction, y=quantile5, group = mitsim, color = factor(mitigation_efficacy)), alpha =0.25)+
  # geom_line(aes(x=bycatch_reduction, y=quantile95, group = mitsim, color = factor(mitigation_efficacy)), alpha =0.25)+
   geom_ribbon(aes(x=bycatch_reduction, ymin=quantile5, ymax=quantile95, color = factor(mitigation_efficacy),fill  = factor(mitigation_efficacy)), alpha =0.25)+
  geom_line(data = bycatch_reductions, aes(x=reduction, y=as.numeric(lambda)))+
  geom_hline(aes(yintercept = 1), color = "#525252")+ 
  labs(x="% fisheries with bycatch mitigation", y="lambda", color = "mitigation efficacy", fill = "mitigation efficacy")+
  themeo+
  guides(colour = guide_legend(nrow = 1))+
  coord_cartesian(expand=FALSE)+
  scale_color_manual(values=c("#c7e9b4", "#7fcdbb", "#41b6c4", "#1d91c0", "#225ea8", "#253494"))+
  scale_fill_manual(values=c("#c7e9b4", "#7fcdbb", "#41b6c4", "#1d91c0", "#225ea8", "#253494"))

# 
#  ggsave(fig1_widowing, path ="/Users/sarahbecker/Dropbox/CU_ENVS/Classes/Spring2022/ENVS_5100_QuantConsBiol/project/w_albatross_demo_wd", 
#               file="fig1_widowing.png")

## ---- chunk 20
fig1_widowing_illegal <- ggplot(full_dat_w)+
  #geom_line(aes(x=bycatch_reduction, y=lambda, group = mitsim), color = "grey", alpha =0.25)+
  #  geom_line(aes(x=bycatch_reduction, y=quantile5, group = mitsim, color = factor(mitigation_efficacy)), alpha =0.25)+
  # geom_line(aes(x=bycatch_reduction, y=quantile95, group = mitsim, color = factor(mitigation_efficacy)), alpha =0.25)+
   geom_ribbon(aes(x=bycatch_reduction, ymin=quantile5, ymax=quantile95, color = factor(mitigation_efficacy),fill  = factor(mitigation_efficacy)), alpha =0.25)+
  geom_line(data = bycatch_reductions, aes(x=reduction, y=as.numeric(lambda)))+
  geom_hline(aes(yintercept = 1), color = "#525252")+ 
  geom_vline(aes(xintercept = 0.34), color = "#a50f15", alpha =0.5)+
    geom_vline(aes(xintercept = 0.28), color = "#a50f15", alpha =0.25)+
    geom_vline(aes(xintercept = 0.40), color = "#a50f15", alpha =0.25)+
   # geom_vline(aes(xintercept = 0.66), color = "#a50f15", alpha =0.5)+
   #  geom_vline(aes(xintercept = 0.6), color = "#a50f15", alpha =0.25)+
   #  geom_vline(aes(xintercept = 0.72), color = "#a50f15", alpha =0.25)+
  labs(x="% fisheries with bycatch mitigation", y="lambda", color = "mitigation efficacy", fill = "mitigation efficacy")+
  themeo+
  guides(colour = guide_legend(nrow = 1))+
  coord_cartesian(expand=FALSE)+
  scale_color_manual(values=c("#c7e9b4", "#7fcdbb", "#41b6c4", "#1d91c0", "#225ea8", "#253494"))+
  scale_fill_manual(values=c("#c7e9b4", "#7fcdbb", "#41b6c4", "#1d91c0", "#225ea8", "#253494"))

# ggsave(fig1_widowing_illegal, path ="/Users/sarahbecker/Dropbox/CU_ENVS/Classes/Spring2022/ENVS_5100_QuantConsBiol/project/w_albatross_demo_wd", 
#               file="fig1_widowing_illegal.png")
## ---- chunk 21
fig1_widowing_legal <- ggplot(full_dat_w)+
  #geom_line(aes(x=bycatch_reduction, y=lambda, group = mitsim), color = "grey", alpha =0.25)+
  #  geom_line(aes(x=bycatch_reduction, y=quantile5, group = mitsim, color = factor(mitigation_efficacy)), alpha =0.25)+
  # geom_line(aes(x=bycatch_reduction, y=quantile95, group = mitsim, color = factor(mitigation_efficacy)), alpha =0.25)+
   geom_ribbon(aes(x=bycatch_reduction, ymin=quantile5, ymax=quantile95, color = factor(mitigation_efficacy),fill  = factor(mitigation_efficacy)), alpha =0.25)+
  geom_line(data = bycatch_reductions, aes(x=reduction, y=as.numeric(lambda)))+
  geom_hline(aes(yintercept = 1), color = "#525252")+ 
  # geom_vline(aes(xintercept = 0.34), color = "#a50f15", alpha =0.5)+
  #   geom_vline(aes(xintercept = 0.28), color = "#a50f15", alpha =0.25)+
  #   geom_vline(aes(xintercept = 0.40), color = "#a50f15", alpha =0.25)+
   geom_vline(aes(xintercept = 0.66), color = "#a50f15", alpha =0.5)+
    geom_vline(aes(xintercept = 0.6), color = "#a50f15", alpha =0.25)+
    geom_vline(aes(xintercept = 0.72), color = "#a50f15", alpha =0.25)+
  labs(x="% fisheries with bycatch mitigation", y="lambda", color = "mitigation efficacy", fill = "mitigation efficacy")+
  themeo+
  guides(colour = guide_legend(nrow = 1))+
  coord_cartesian(expand=FALSE)+
  scale_color_manual(values=c("#c7e9b4", "#7fcdbb", "#41b6c4", "#1d91c0", "#225ea8", "#253494"))+
  scale_fill_manual(values=c("#c7e9b4", "#7fcdbb", "#41b6c4", "#1d91c0", "#225ea8", "#253494"))


# ggsave(fig1_widowing_legal, path ="/Users/sarahbecker/Dropbox/CU_ENVS/Classes/Spring2022/ENVS_5100_QuantConsBiol/project/w_albatross_demo_wd", 
#               file="fig1_widowing_legal.png")
## ---- chunk 22
ggplot(fulldat)+
  #geom_line(aes(x=bycatch_reduction, y=lambda, group = mitsim), color = "grey", alpha =0.25)+
   geom_line(aes(x=bycatch_reduction, y=lambda, group = mitsim, color = factor(mitigation_efficacy)), alpha =0.5)+
  geom_line(data = bycatch_reductions, aes(x=reduction, y=as.numeric(lambda)))+
  geom_hline(aes(yintercept = 1), color = "darkgrey", alpha =0.5)+ 
  # geom_vline(aes(xintercept = 0.66), color = "red", alpha =0.5)+
  #  geom_vline(aes(xintercept = 0.33), color = "red", alpha =0.5)+
  labs(x="% fisheries with bycatch mitigation", y="lambda")+
  themeo
